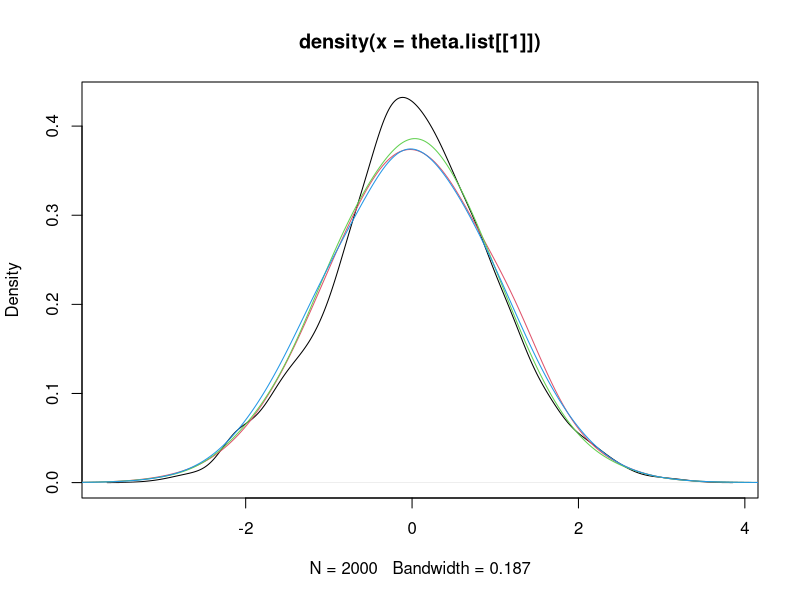
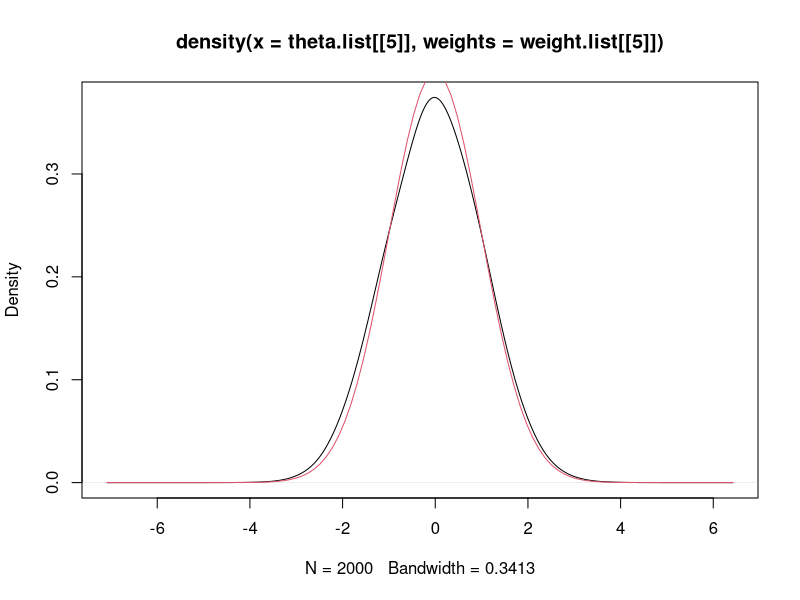

Write R code to recreate these figures, in order.
n <- 2000
tmax <- 5

samp <- rnorm(n)

weight <- rep(1/n, n)

theta.list <- vector('list', tmax)
theta.list[[1]] <- samp

weight.list <- vector('list', tmax)

V <- 2 * var(samp)

for (i in 2:tmax) {
    samp <- sample(theta.list[[i-1]], prob=weight, replace=TRUE)
    
    theta <- rnorm(n, mean=samp, sd=sqrt(V))
    
    theta.list[[i]] <- theta
    
    weight <- dnorm(theta)/(
        sapply(theta, function(x) sum(dnorm(theta.list[[i-1]], mean=x, sd=sqrt(V)) * weight))
    )
    
    weight.list[[i]] <- weight <- weight/sum(weight)
    
    V <- 2 * cov.wt(as.data.frame(theta), wt=weight)$cov
}

plot(density(theta.list[[1]]))
lines(density(theta.list[[2]], weight=weight.list[[2]]), col=2)
lines(density(theta.list[[3]], weight=weight.list[[3]]), col=3)
lines(density(theta.list[[5]], weight=weight.list[[5]]), col=4)

plot(density(theta.list[[5]], weight=weight.list[[5]]))
curve(dnorm(x), add=TRUE, col=2)
